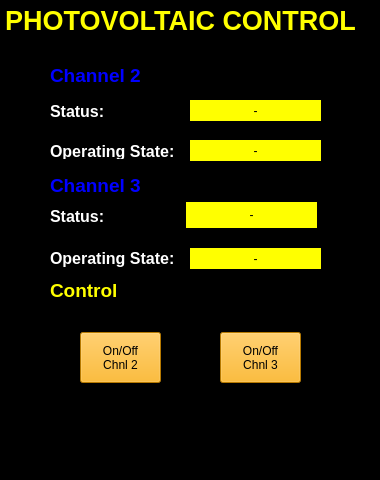
<?xml version="1.0" encoding="UTF-8"?>
<ui version="4.0">
 <class>pvControl</class>
 <widget class="QWidget" name="pvControl">
  <property name="geometry">
   <rect>
    <x>0</x>
    <y>0</y>
    <width>380</width>
    <height>480</height>
   </rect>
  </property>
  <property name="windowTitle">
   <string>pvControl</string>
  </property>
  <property name="styleSheet">
   <string notr="true">background-color: rgb(0, 0, 0);</string>
  </property>
  <widget class="QPushButton" name="mppt_chnl3_on_off">
   <property name="geometry">
    <rect>
     <x>220</x>
     <y>332</y>
     <width>81</width>
     <height>51</height>
    </rect>
   </property>
   <property name="styleSheet">
    <string notr="true">background-color: rgb(255, 170, 0);</string>
   </property>
   <property name="text">
    <string>On/Off 
Chnl 3</string>
   </property>
  </widget>
  <widget class="QLabel" name="mppt_chnl2_operating_state">
   <property name="geometry">
    <rect>
     <x>190</x>
     <y>140</y>
     <width>131</width>
     <height>21</height>
    </rect>
   </property>
   <property name="styleSheet">
    <string notr="true">background-color: rgb(255, 255, 0);
color: rgb(0, 0, 0);</string>
   </property>
   <property name="text">
    <string>-</string>
   </property>
   <property name="alignment">
    <set>Qt::AlignCenter</set>
   </property>
  </widget>
  <widget class="QLabel" name="mppt_chnl3_on_off_indicator">
   <property name="geometry">
    <rect>
     <x>186</x>
     <y>202</y>
     <width>131</width>
     <height>26</height>
    </rect>
   </property>
   <property name="styleSheet">
    <string notr="true">color: rgb(0, 0, 0);
background-color: rgb(255, 255, 0);
</string>
   </property>
   <property name="text">
    <string>-</string>
   </property>
   <property name="alignment">
    <set>Qt::AlignCenter</set>
   </property>
  </widget>
  <widget class="QLabel" name="label_mppt_chnl2">
   <property name="geometry">
    <rect>
     <x>50</x>
     <y>62</y>
     <width>101</width>
     <height>27</height>
    </rect>
   </property>
   <property name="font">
    <font>
     <pointsize>14</pointsize>
     <weight>75</weight>
     <bold>true</bold>
    </font>
   </property>
   <property name="styleSheet">
    <string notr="true">color: rgb(0, 0, 255);
</string>
   </property>
   <property name="text">
    <string>Channel 2</string>
   </property>
  </widget>
  <widget class="QPushButton" name="mppt_chnl2_on_off">
   <property name="geometry">
    <rect>
     <x>80</x>
     <y>332</y>
     <width>81</width>
     <height>51</height>
    </rect>
   </property>
   <property name="styleSheet">
    <string notr="true">background-color: rgb(255, 170, 0);</string>
   </property>
   <property name="text">
    <string>On/Off 
Chnl 2</string>
   </property>
  </widget>
  <widget class="QLabel" name="mppt_chnl2_on_off_indicator">
   <property name="geometry">
    <rect>
     <x>190</x>
     <y>100</y>
     <width>131</width>
     <height>21</height>
    </rect>
   </property>
   <property name="styleSheet">
    <string notr="true">color: rgb(0, 0, 0);
background-color: rgb(255, 255, 0);</string>
   </property>
   <property name="text">
    <string>-</string>
   </property>
   <property name="alignment">
    <set>Qt::AlignCenter</set>
   </property>
  </widget>
  <widget class="QLabel" name="mppt_chnl3_operating_state">
   <property name="geometry">
    <rect>
     <x>190</x>
     <y>248</y>
     <width>131</width>
     <height>21</height>
    </rect>
   </property>
   <property name="styleSheet">
    <string notr="true">background-color: rgb(255, 255, 0);
color: rgb(0, 0, 0);</string>
   </property>
   <property name="text">
    <string>-</string>
   </property>
   <property name="alignment">
    <set>Qt::AlignCenter</set>
   </property>
  </widget>
  <widget class="QLabel" name="label_operating_state">
   <property name="geometry">
    <rect>
     <x>50</x>
     <y>143</y>
     <width>131</width>
     <height>16</height>
    </rect>
   </property>
   <property name="font">
    <font>
     <pointsize>12</pointsize>
     <weight>75</weight>
     <bold>true</bold>
    </font>
   </property>
   <property name="styleSheet">
    <string notr="true">color: rgb(255, 255, 255);</string>
   </property>
   <property name="text">
    <string>Operating State:</string>
   </property>
  </widget>
  <widget class="QLabel" name="label_status_2">
   <property name="geometry">
    <rect>
     <x>50</x>
     <y>101</y>
     <width>91</width>
     <height>20</height>
    </rect>
   </property>
   <property name="font">
    <font>
     <pointsize>12</pointsize>
     <weight>75</weight>
     <bold>true</bold>
    </font>
   </property>
   <property name="styleSheet">
    <string notr="true">color: rgb(255, 255, 255);</string>
   </property>
   <property name="frameShape">
    <enum>QFrame::NoFrame</enum>
   </property>
   <property name="text">
    <string>Status:</string>
   </property>
  </widget>
  <widget class="QLabel" name="label_mppt_chnl3">
   <property name="geometry">
    <rect>
     <x>50</x>
     <y>172</y>
     <width>101</width>
     <height>27</height>
    </rect>
   </property>
   <property name="font">
    <font>
     <pointsize>14</pointsize>
     <weight>75</weight>
     <bold>true</bold>
    </font>
   </property>
   <property name="styleSheet">
    <string notr="true">color: rgb(0, 0, 255);
</string>
   </property>
   <property name="text">
    <string>Channel 3</string>
   </property>
  </widget>
  <widget class="QLabel" name="label_control">
   <property name="geometry">
    <rect>
     <x>50</x>
     <y>282</y>
     <width>71</width>
     <height>17</height>
    </rect>
   </property>
   <property name="font">
    <font>
     <pointsize>14</pointsize>
     <weight>75</weight>
     <bold>true</bold>
    </font>
   </property>
   <property name="styleSheet">
    <string notr="true">color: rgb(255, 255, 0);</string>
   </property>
   <property name="text">
    <string>Control</string>
   </property>
  </widget>
  <widget class="QLabel" name="label_operating_state_2">
   <property name="geometry">
    <rect>
     <x>50</x>
     <y>248</y>
     <width>131</width>
     <height>21</height>
    </rect>
   </property>
   <property name="font">
    <font>
     <pointsize>12</pointsize>
     <weight>75</weight>
     <bold>true</bold>
    </font>
   </property>
   <property name="styleSheet">
    <string notr="true">color: rgb(255, 255, 255);</string>
   </property>
   <property name="text">
    <string>Operating State:</string>
   </property>
  </widget>
  <widget class="QLabel" name="label_status_3">
   <property name="geometry">
    <rect>
     <x>50</x>
     <y>206</y>
     <width>81</width>
     <height>20</height>
    </rect>
   </property>
   <property name="font">
    <font>
     <pointsize>12</pointsize>
     <weight>75</weight>
     <bold>true</bold>
    </font>
   </property>
   <property name="styleSheet">
    <string notr="true">color: rgb(255, 255, 255);</string>
   </property>
   <property name="frameShape">
    <enum>QFrame::NoFrame</enum>
   </property>
   <property name="text">
    <string>Status:</string>
   </property>
  </widget>
  <widget class="QLabel" name="label_title">
   <property name="geometry">
    <rect>
     <x>0</x>
     <y>0</y>
     <width>361</width>
     <height>41</height>
    </rect>
   </property>
   <property name="font">
    <font>
     <pointsize>20</pointsize>
     <weight>75</weight>
     <bold>true</bold>
     <underline>false</underline>
    </font>
   </property>
   <property name="layoutDirection">
    <enum>Qt::LeftToRight</enum>
   </property>
   <property name="styleSheet">
    <string notr="true">color: rgb(255, 255, 0);
background-color: rgb(0, 0, 0);</string>
   </property>
   <property name="text">
    <string>PHOTOVOLTAIC CONTROL</string>
   </property>
   <property name="alignment">
    <set>Qt::AlignCenter</set>
   </property>
  </widget>
 </widget>
 <layoutdefault spacing="6" margin="11"/>
 <resources/>
 <connections/>
</ui>
